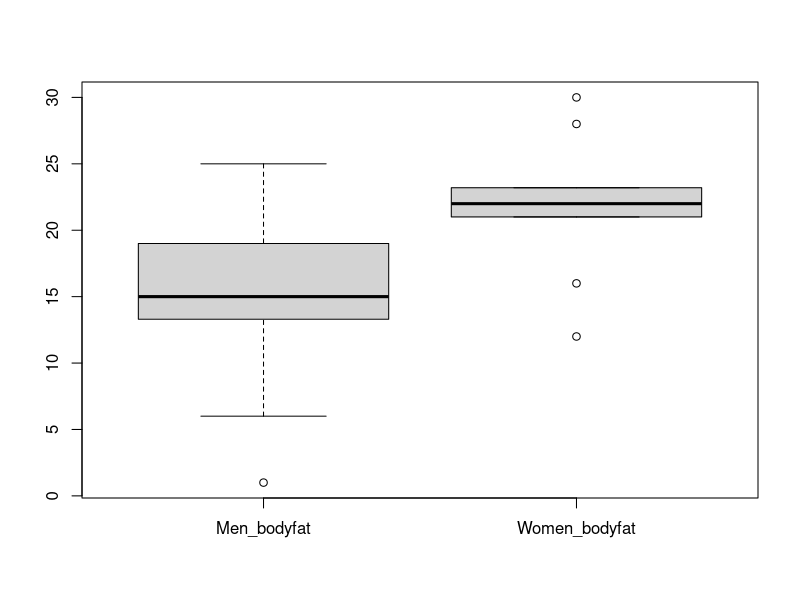
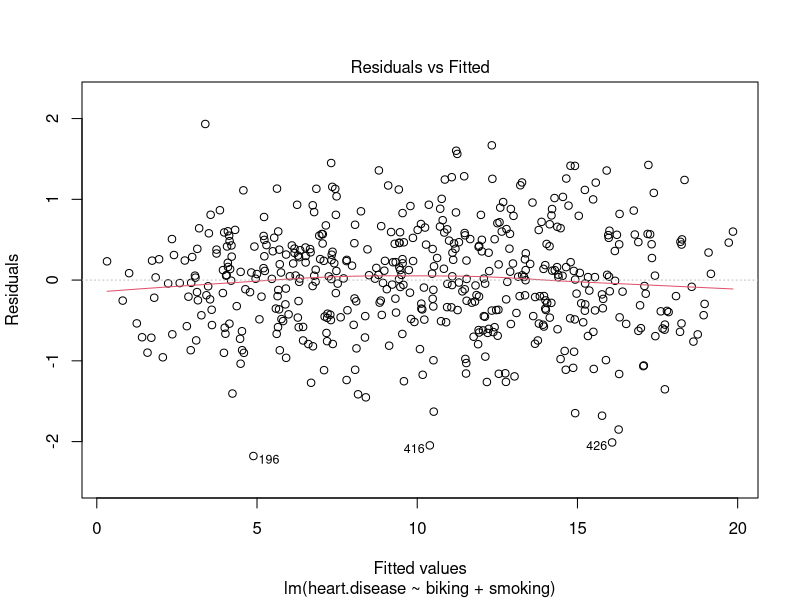
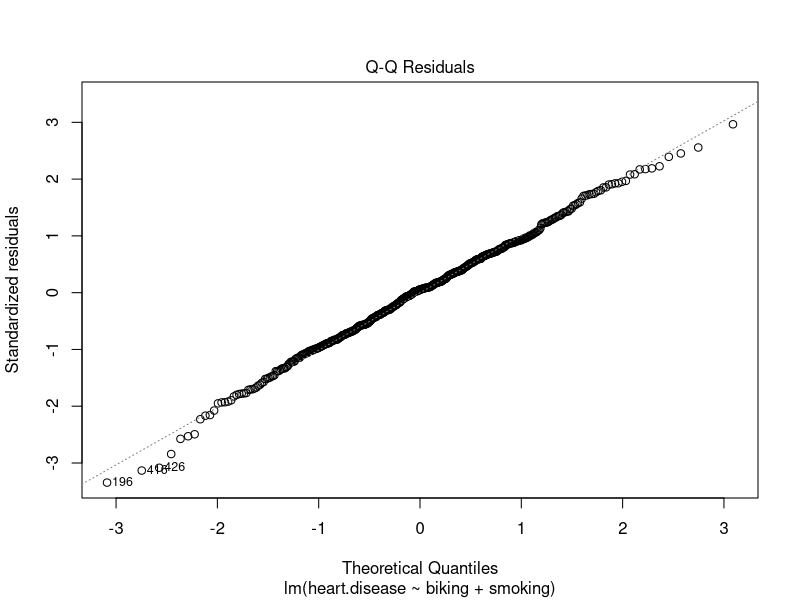
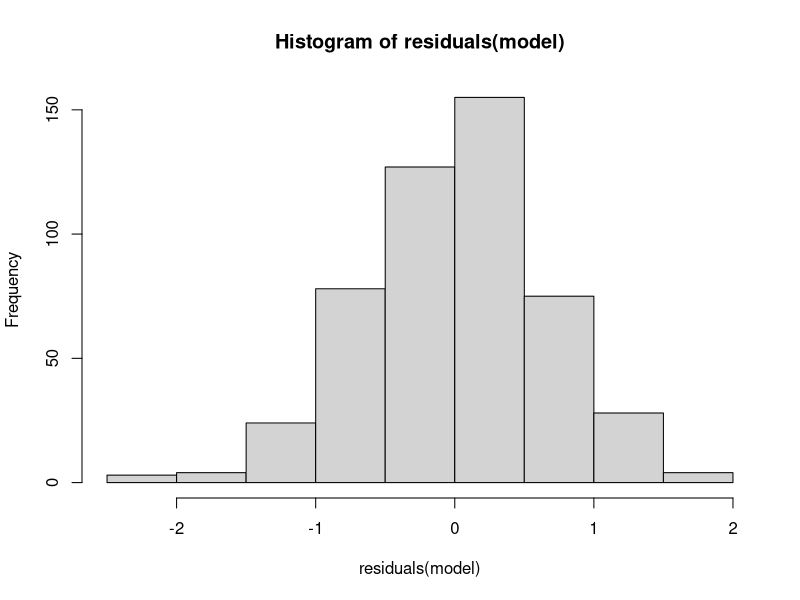

Reproduce these figures in R, in order.
#Two sample t test
Men_bodyfat <- c(13.3,6,20,8,14,19,18,25,16,24,15,1,15)
Women_bodyfat <- c(22,16,21.7,21,30,12,23.2,28,23)

#Count, mean and standard deviation
#Men 
length(Men_bodyfat) 
mean(Men_bodyfat) 
sd(Men_bodyfat) 
#Women
length(Women_bodyfat) 
mean(Women_bodyfat) 
sd(Women_bodyfat) 

# combine two vectors using cbind 
 #calculate max length of vectors
max_length <- max(length(Men_bodyfat), length(Women_bodyfat))

#set length of each vector equal to max length
length(Men_bodyfat) <- max_length                      
length(Women_bodyfat) <- max_length

bodyfat_data=cbind(Men_bodyfat,Women_bodyfat) 
bodyfat_data
  
# boxplot 
boxplot(bodyfat_data,beside=T) 

# Shapiro-Wilk normality test for Men's body fat
shapiro.test(Men_bodyfat)

# Shapiro-Wilk normality test for Women's body fat
shapiro.test(Women_bodyfat)

#Equal variance test
var.test(Men_bodyfat, Women_bodyfat)

#Two sample t-test
t.test(Men_bodyfat, Women_bodyfat, var.equal = TRUE)

#Loading heart data
heart_data <-read.table("heart_data.txt",header =TRUE,sep="\t", fill = TRUE)
head(heart_data)

model <- lm(heart.disease ~ biking + smoking, data = heart_data)
summary(model)

#Use a residual plot to test the linearity and homoskedasticity (equal variance) assumptions.
plot(model, which=1)

#Use a normal probability plot to test the normality assumption.
plot(model, which=2)

#Testing the normality assumption using a histogram
hist(residuals(model))

#Shapiro-Wilk test for normality
shapiro.test(residuals(model))
